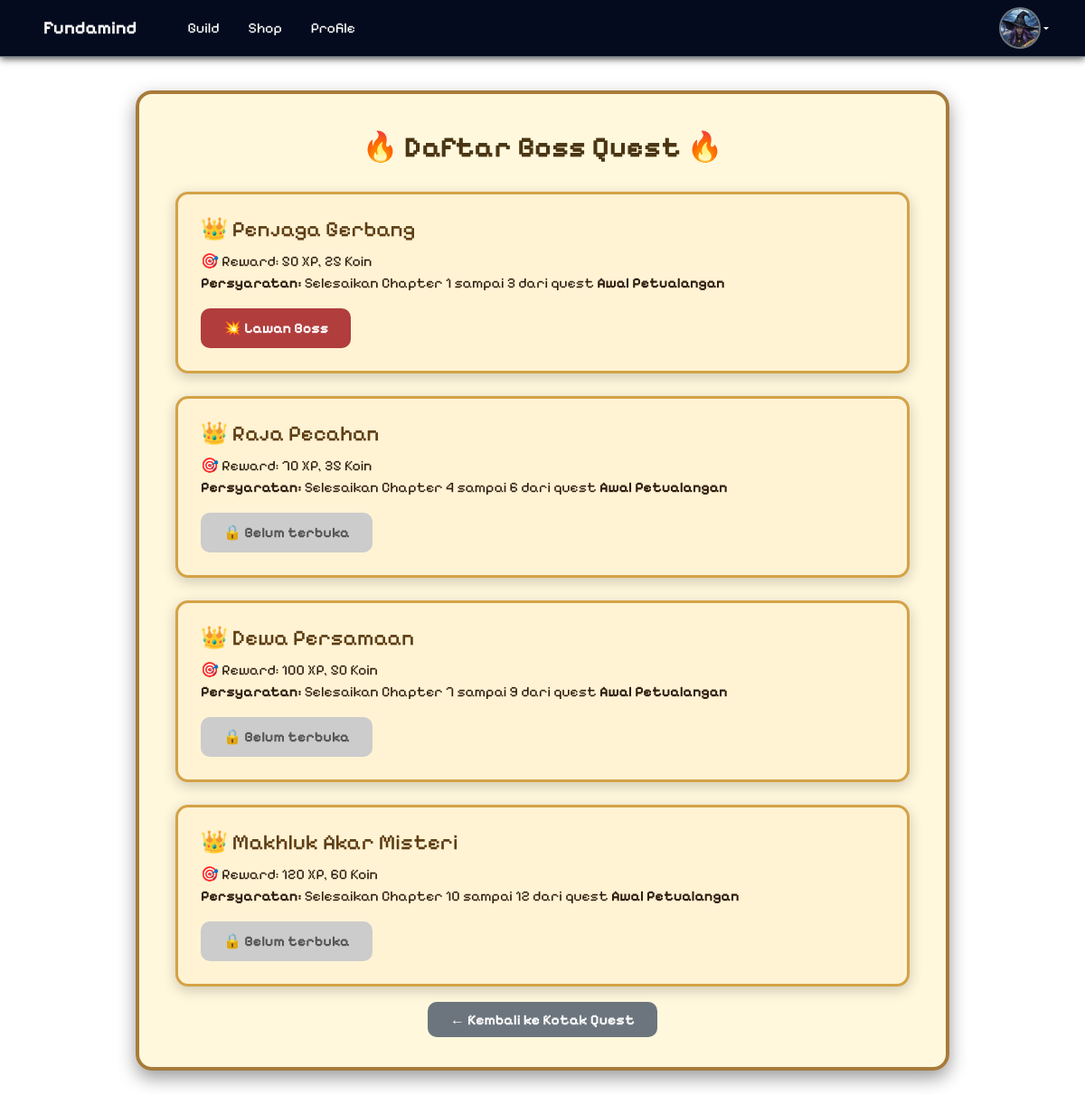
Page /pages/quest_boss.php (signed in) on the committed database.
### tables this page shows
CREATE TABLE `boss_quests` (
  `id_boss` int NOT NULL,
  `id_quest` int DEFAULT NULL,
  `nama_boss` varchar(100) DEFAULT NULL,
  `chapter_start` int DEFAULT NULL,
  `chapter_end` int DEFAULT NULL,
  `deskripsi_boss` text,
  `background_image` varchar(255) DEFAULT NULL,
  `boss_image` varchar(255) DEFAULT NULL,
  `xp_reward` int DEFAULT '0',
  `coin_reward` int DEFAULT '0'
);

CREATE TABLE `quests` (
  `id_quest` int NOT NULL,
  `judul` varchar(100) NOT NULL,
  `deskripsi` text,
  `kategori` enum('story','challenge','boss_battle') NOT NULL,
  `xp_reward` int DEFAULT '0',
  `coin_reward` int DEFAULT '0',
  `gambar_icon` varchar(255) DEFAULT NULL,
  `tersedia` tinyint(1) DEFAULT '1',
  `mulai_event` date DEFAULT NULL,
  `akhir_event` date DEFAULT NULL
);

### pages/quest_boss.php (the view, shortened to what this page needs)
<?php
include 'db.php';
$user_id = $_SESSION['user_id'];
$bosses = mysqli_query($koneksi, "
    SELECT b.*, q.judul AS judul_quest
    FROM boss_quests b
    JOIN quests q ON b.id_quest = q.id_quest
    ORDER BY b.id_boss ASC
");
function isBossUnlocked($koneksi, $user_id, $id_quest, $start, $end) {
    $chapters = mysqli_query($koneksi, "
        SELECT id_chapter
        FROM quest_chapters
        WHERE id_quest = $id_quest AND nomor_chapter BETWEEN $start AND $end
    ");
    $found = false;
    while ($chapter = mysqli_fetch_assoc($chapters)) {
        $found = true;
        $id_ch = $chapter['id_chapter'];
        $check = mysqli_query($koneksi, "
            SELECT 1
            FROM user_chapter_progress
            WHERE id_user = $user_id
              AND id_chapter = $id_ch
              AND sudah_selesai = 1
        ");
        if (mysqli_num_rows($check) === 0) {
            return false;
        }
    }
    return $found;
}
?>
<!DOCTYPE html>
<html lang="id">
<head>
    <link href="https://cdn.jsdelivr.net/npm/bootstrap@5.3.3/dist/css/bootstrap.min.css" rel="stylesheet">
    <link rel="stylesheet" href="../assets/css/navbar.css" />
</head>
<body>
    <?php include 'includes/navbar.php'; ?>
    <div class="scroll-box">
        <h2 class="title">🔥 Daftar Boss Quest 🔥</h2>
        <?php while ($boss = mysqli_fetch_assoc($bosses)):
            $unlocked = isBossUnlocked($koneksi, $user_id, $boss['id_quest'], $boss['chapter_start'], $boss['chapter_end']);
        ?>
            <div class="boss-card">
                <h4>👑 <?= htmlspecialchars($boss['nama_boss']) ?></h4>
                <span>🎯 Reward: <?= $boss['xp_reward'] ?> XP, <?= $boss['coin_reward'] ?> Koin</span>
                <p><strong>Persyaratan:</strong> Selesaikan Chapter <?= $boss['chapter_start'] ?> sampai <?= $boss['chapter_end'] ?> dari quest <strong><?= htmlspecialchars($boss['judul_quest']) ?></strong></p>
                <?php if ($unlocked): ?>
                    <a href="boss_intro.php?id_boss=<?= $boss['id_boss'] ?>" class="btn btn-boss">💥 Lawan Boss</a>
                <?php else: ?>
                    <button class="locked" disabled>🔒 Belum terbuka</button>
                <?php endif; ?>
            </div>
        <?php endwhile; ?>
        <div class="text-center mt-4">
            <a href="quest_box.php" class="btn-back">← Kembali ke Kotak Quest</a>
        </div>
    </div>
</body>
</html>

### pages/quest_boss.php (style rules this page uses)
body { font-family: "PixelifySans", sans-serif; background-image: url('../assets/images/guild_background_1440x1024.png'); background-size: cover; background-position: center; color: #2e1d0f; padding-top: 60px; }
.scroll-box { background: rgba(255, 248, 220, 0.95); border: 4px solid #a77b3b; border-radius: 18px; padding: 40px; max-width: 900px; margin: 40px auto; box-shadow: 0 8px 20px rgba(0, 0, 0, 0.4); }
.boss-card { background-color: #fff3d4; border: 3px solid #d4a246; border-radius: 14px; padding: 25px; margin-bottom: 25px; box-shadow: 0 4px 15px rgba(0, 0, 0, 0.2); }
.boss-card h4 { color: #5e3d13; }
.btn-boss { background-color: #b13d3d; color: white; font-weight: bold; border: none; padding: 10px 25px; border-radius: 10px; text-decoration: none; }
.locked { background-color: #ccc; color: #555; font-weight: bold; padding: 10px 25px; border: none; border-radius: 10px; cursor: not-allowed; }
.btn-back { background-color: #6c757d; color: white; font-weight: bold; padding: 10px 25px; border-radius: 10px; text-decoration: none; }
h2.title { text-align: center; color: #4a3513; font-weight: bold; margin-bottom: 30px; }

### rows in the picture
boss_quests: nama_boss "Penjaga Gerbang", xp_reward "50", coin_reward "25", chapter_start "1", chapter_end "3", id_quest.judul "Awal Petualangan"
boss_quests: nama_boss "Raja Pecahan", xp_reward "70", coin_reward "35", chapter_start "4", chapter_end "6", id_quest.judul "Awal Petualangan", shows "🔒 Belum terbuka"
boss_quests: nama_boss "Dewa Persamaan", xp_reward "100", coin_reward "50", chapter_start "7", chapter_end "9", id_quest.judul "Awal Petualangan", shows "🔒 Belum terbuka"
boss_quests: nama_boss "Makhluk Akar Misteri", xp_reward "120", coin_reward "60", chapter_start "10", chapter_end "12", id_quest.judul "Awal Petualangan", shows "🔒 Belum terbuka"
